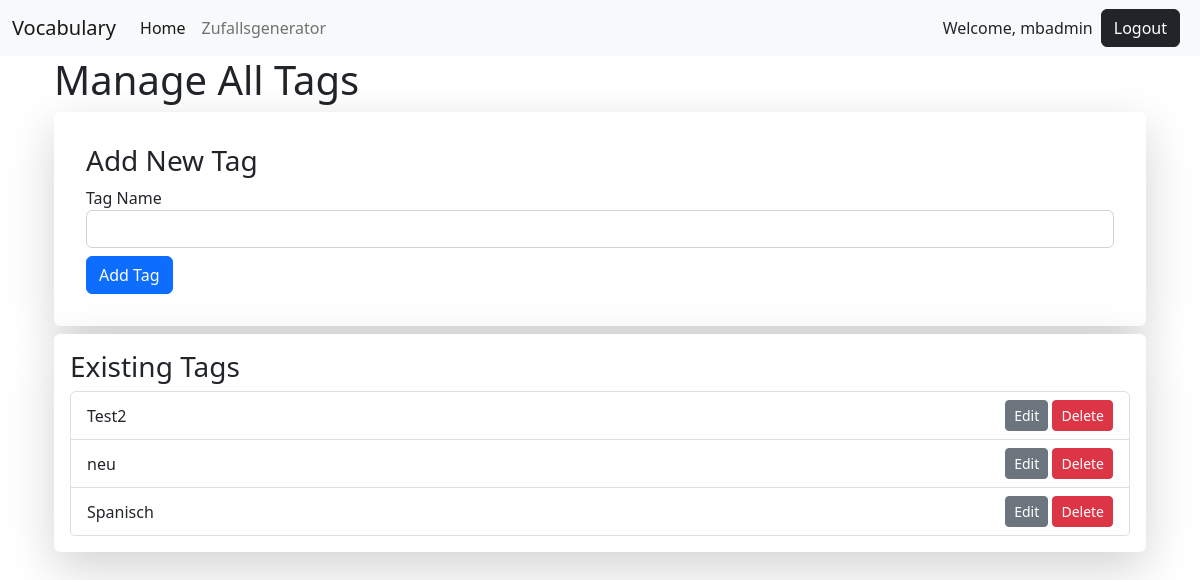
Page /tags/ (signed in) on the earlier database version.
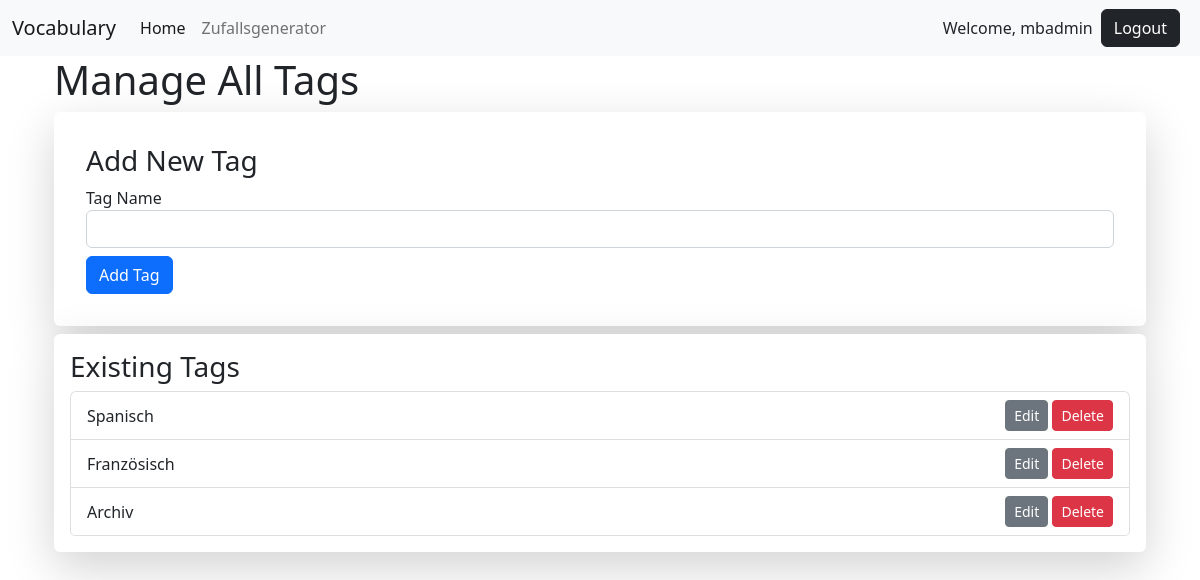
Same page on the later database version.
### vocab/models.py (models this page shows, shortened)
class Tag(models.Model):
    name = models.CharField(max_length=100, unique=True)
    user = models.ForeignKey(User, on_delete=models.CASCADE, related_name='tags')
    created_at = models.DateTimeField(auto_now_add=True)

### vocab/views.py (the view)
# urls.py: path('tags/', TagListView.as_view(), name='tags'),
class TagListView(LoginRequiredMixin, ListView):
    model = Tag
    template_name = 'vocab/tags.html'
    context_object_name = 'tags'
    def get_queryset(self):
        return Tag.objects.filter(user=self.request.user)
    def get_context_data(self, **kwargs):
        context = super().get_context_data(**kwargs)
        referer = self.request.META.get('HTTP_REFERER')  # Get the previous page URL
        context['previous_page'] = referer  # Add it to the context
        return context

### vocab/templates/vocab/tags.html (shortened to what this page needs)
{% extends 'profiles/base.html' %}
{% block content %}
<section class="container my3-5">
      <div class="container">
        <div class="row justify-content-center">
            <div class="col-md-12">
                <h1>Manage All Tags</h1>
                <div class="card my-2 border-0 shadow-lg p-3 bg-body rounded">
                    <div class="card-body">
                        <h3 class="card-title">Add New Tag</h3>
                        <form method="post" action="{% url 'vocab:add_tag' %}">
                            <div class="form-group">
                                <label for="id_name">Tag Name</label>
                                <input type="text" name="name" class="form-control" id="id_name" maxlength="100" required>
                            </div>
                            <button type="submit" class="btn btn-primary mt-2">Add Tag</button>
                        </form>
                    </div>
                </div>
                <div class="card my-1 border-0 shadow-lg p-3 bg-body rounded">
                     <h3 class="card-title">Existing Tags</h3>
                    <ul class="list-group">
                        {% for tag in tags %}
                        <li class="list-group-item d-flex justify-content-between align-items-center">
                            {{ tag.name }}
                            <div>
                                <a href="{% url 'vocab:edit_tag' tag.id %}" class="btn btn-secondary btn-sm">Edit</a>
                                <form method="post" action="{% url 'vocab:delete_tag' tag.id %}" style="display:inline;">
                                    <button type="submit" class="btn btn-danger btn-sm">Delete</button>
                                </form>
                            </div>
                        </li>
                        {% endfor %}
                    </ul>
                </div>
            </div>
        </div>
    </div>
</section>
{% endblock %}

Differences in the rows shown:
removed Tag: name "Test2"
removed Tag: name "neu"
added Tag: name "Französisch"
added Tag: name "Archiv"
